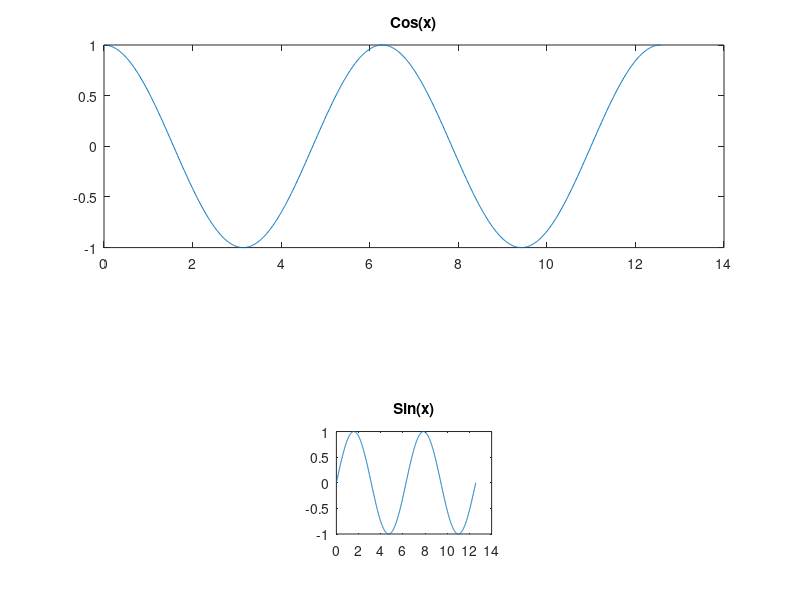

MATLAB code to generate this figure:
%Plotting with MATLAB
%David and Class
%Jan 28, 2019

x = 0:pi/100:2*pi;
y = x.^2;
plot(x,y);
% Now label the axes and add a title. The characters \pi create the
% symbol ?. See "text strings" in the MATLAB Reference documentation for
% more symbols:
xlabel('x = 0:2\pi');
ylabel('X^2');
title('Plot of the X^2','FontSize',12);

%%
t = 0:pi/10:2*pi;
[X,Y,Z] = cylinder(4*cos(t));
subplot(2,2,1); mesh(X)
subplot(2,2,2); mesh(Y)
subplot(2,2,3); mesh(Z)
subplot(2,2,4); mesh(X,Y,Z)

%%

%Plotting from first principles
%y = x^2
x = -5:5
y = x.^2
plot( x, y )

%%
y = -5:5
x = y.^2
plot( x, y )

%%
%Parametric plot

t = 0:0.1:8*pi
x = cos(t).*t
y = sin(t).*t

plot( x, y )

%%
%Looking at axis commands

%y = x^2
x = linspace(-5,5,1000)
y = x.^2
plot( x, y )

%axis equal
%axis argument: [ xmin xmax ymin ymax ]
axis( [ -10 10 -25 50] )
%axis off
grid on
grid minor

%Labelling the graph
title('Parabola y=x^2, not \pi')
xlabel('This is the independent variable')
ylabel('This is x^2')

%%
%Plotting multiple data sets

x = linspace(0,2,1000);
y = [ sqrt(x); ...
      x; ...
      x.^2 ]

plot( x, y )

legend('y=sqrt(x)', 'y=x', 'y=x^2', ...
    'Location', 'northwest')

%%
%The hold command

x = linspace(0,2,1000);
%y = [ sqrt(x); ...
%      x; ...
%      x.^2 ]
y1 = sqrt(x);
y2 = x;
y3 = x.^2;

t = linspace(0, 8*pi, 1000);
x4 = t.*cos(t);
y4 = t.*sin(t);

plot( x, y1 );
hold on;
plot( x, y2 );
plot( x, y3, '-.g' );
plot( x4, y4, 'r--');
hold off;
axis( [-2 2 -2 2] )

%%
%Multiple plots on one canvas - subplot

x = linspace( 0, 4*pi, 1000 );
y1 = cos(x);
y2 = sin(x);

%plot(x, y1)
%hold on;
%plot(x, y2);
%hold off;

hold on;
subplot(2, 1, 1);
plot( x, y1);
title('Cos(x)')

subplot(3, 3, 8);
plot( x, y2);
title('Sin(x)');

hold off;



